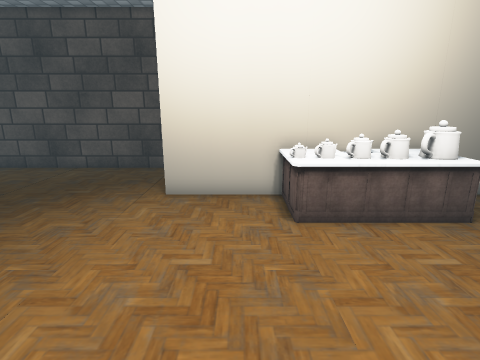
view 1 (above)

15 first-person views from a walk through a scene from a Unity 3-D project. The camera is 1.5 m above the floor, tilts 14° down and sees 80° across. The floor is counted in squares, 0.5 m on a side. Each view is taken from the middle of a square. On the plan, view 1 faces up. The plan holds only what a view shows up to about 20 squares ahead; the rest is blank. The player is left out. Some surface patterns are stand-ins.

view 2
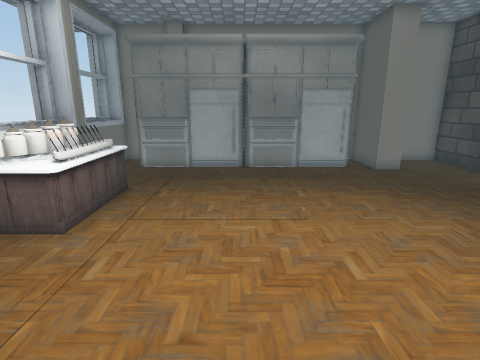

view 3
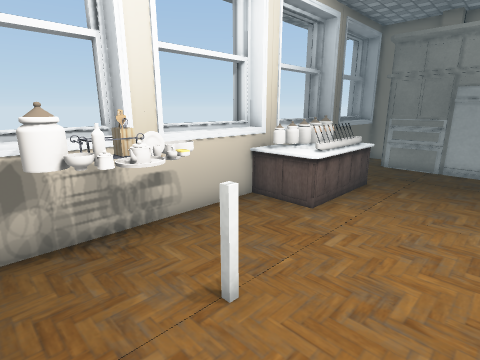

view 4
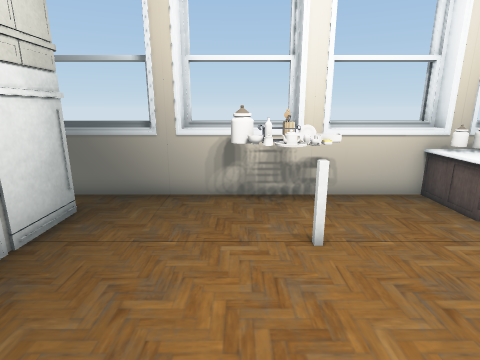

view 5
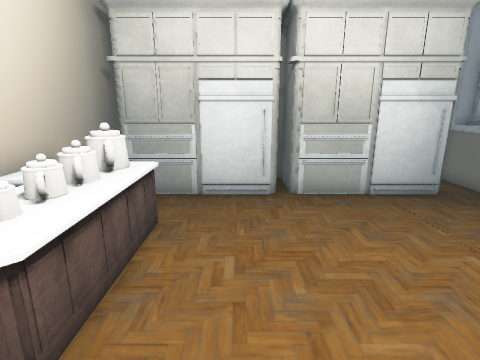

view 6
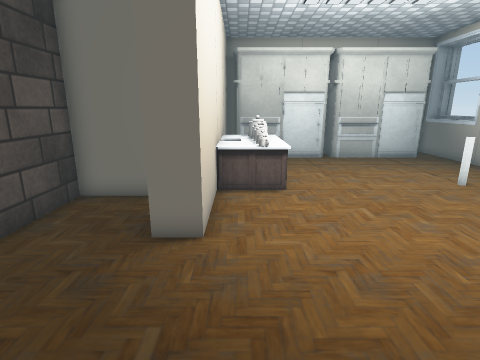

view 7
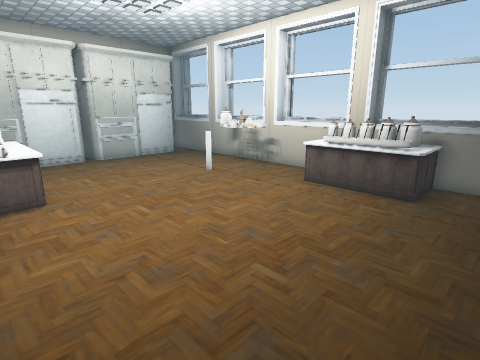

view 8
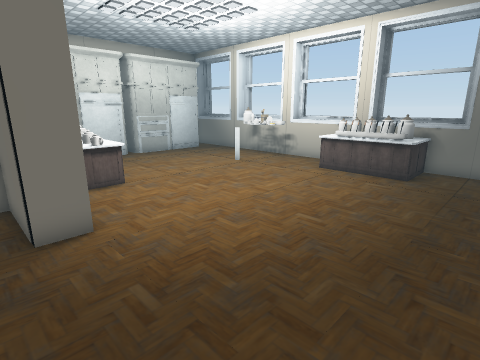

view 9
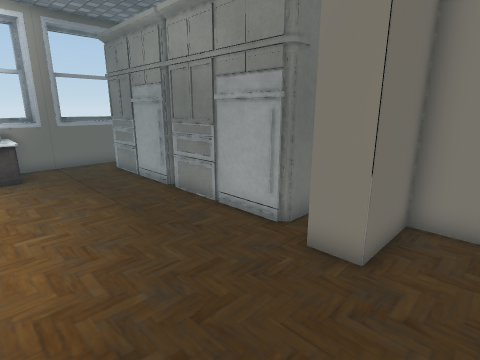

view 10
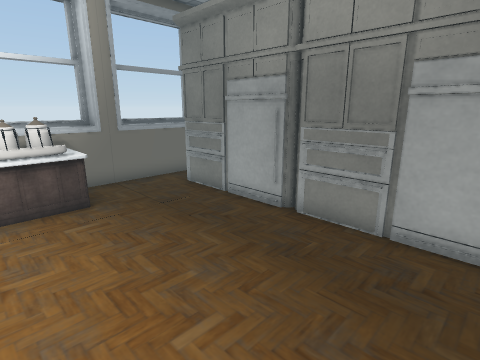

view 11
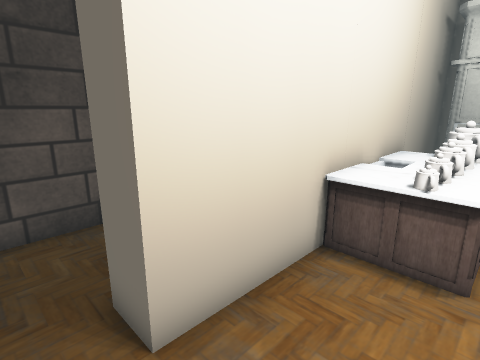

view 12
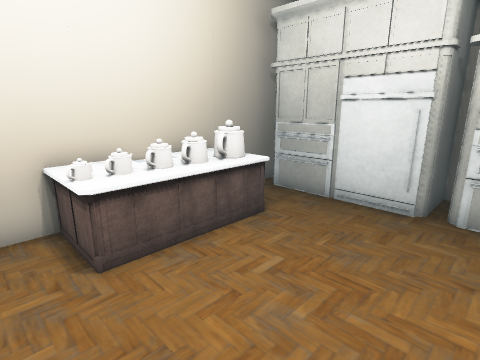

view 13
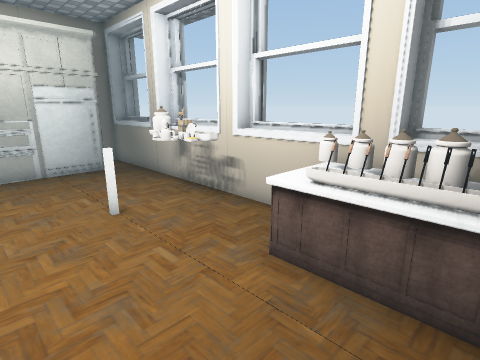

view 14
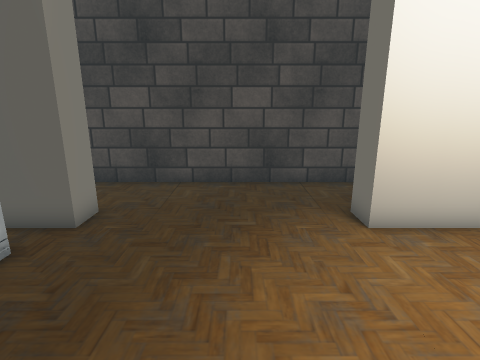

view 15
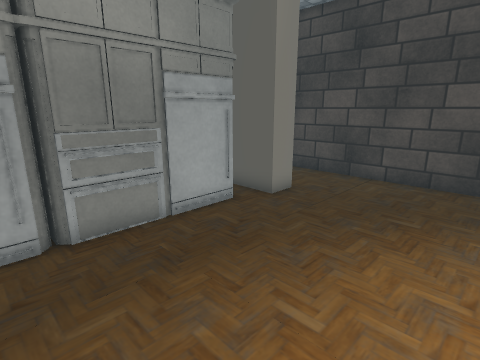

### Floor plan
Key: @ floor where view 1 was taken; # wall or solid block; . floor; = window, fence, low wall or low ledge; ^ raised ledge; F fridge; O other object.
Columns run from 13 left of view 1 to 11 right of it. Each row starts with its distance up from view 1.
 15 ###############
 14 #.............#
 13 #.............#
 12 #.............#
 11 ####......#####
 10 ####......###############
  9  #F...........OOOOOO..F #
  8   F...........OOOOOO..F
  7   F...........OOOOOO..F
  6   F...................F
  5   F...................F
  4   F...................F##
  3 ##F...................F##
  2   F...................F
  1   F...................F
  0   F..........@.=......F
 -1   F...OOOOO...........F
 -2   F...OOOOOO..OOOO....F
 -3 #.....OOOOOO..OOOO......#
 -4 #^^^##OOO##O^^##^^^##^^^#
 -5 #########################

Positions as (right, up) in squares from view 1, and headings:
1: (0, 0), facing up
2: (4, 3), facing left
3: (5, 3), facing down-left
4: (4, 6), facing down
5: (-1, 5), facing right
6: (-9, 9), facing right
7: (-9, 9), facing down-right
8: (-10, 12), facing down-right
9: (-5, 13), facing down-left
10: (-4, 8), facing down-left
11: (-4, 7), facing up-right
12: (0, 2), facing up-right
13: (-6, 3), facing down-right
14: (-6, 3), facing up
15: (-4, 2), facing up-left
